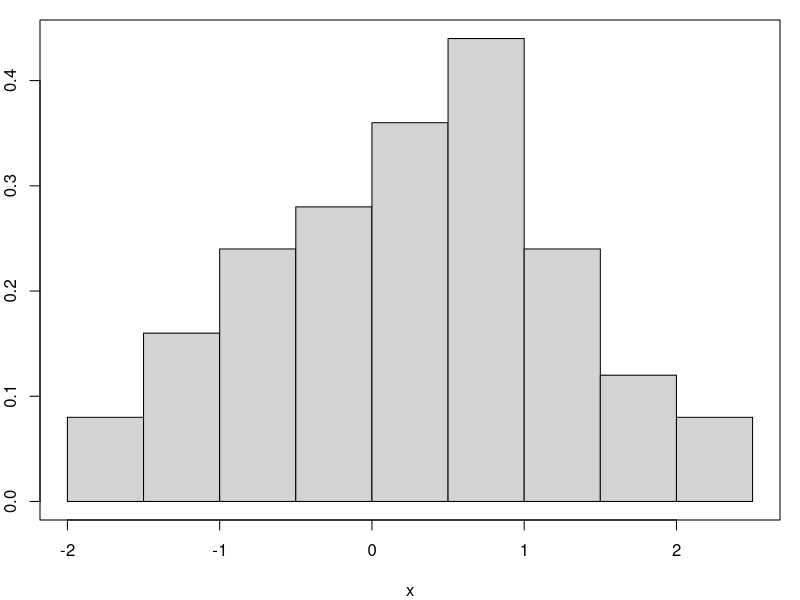
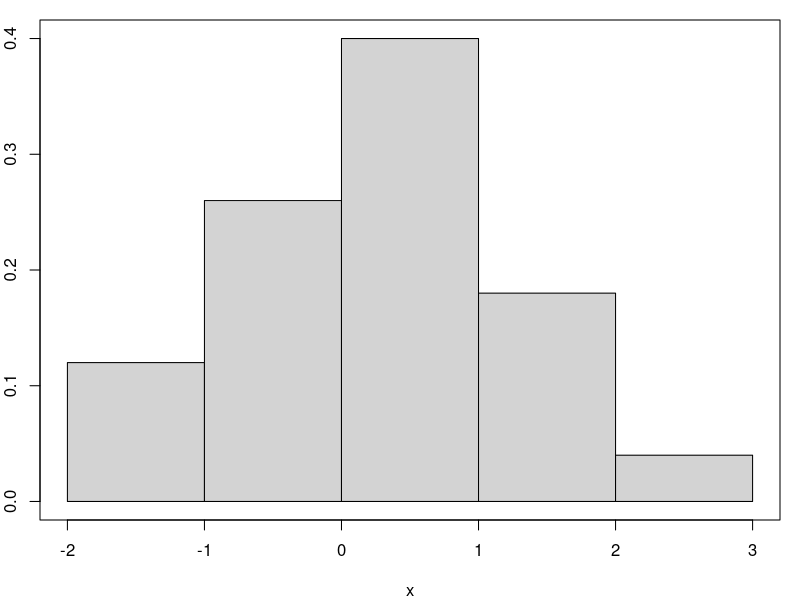
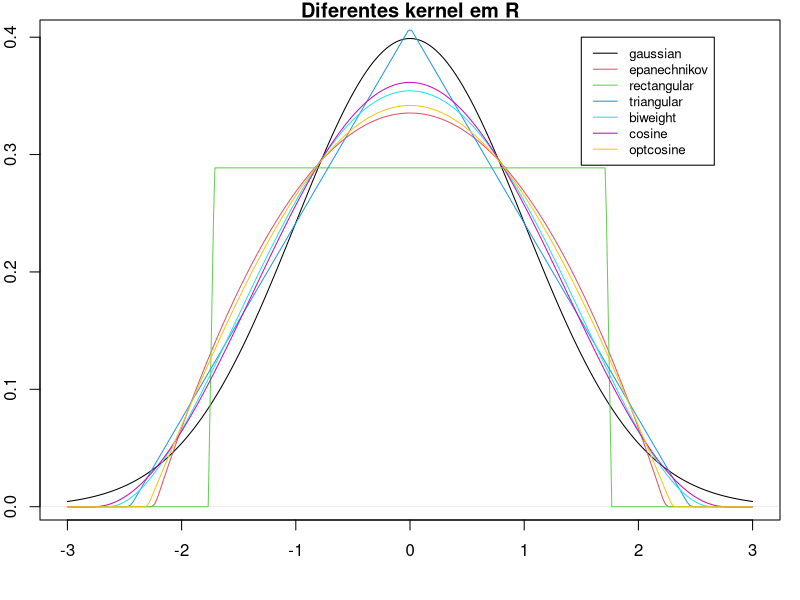
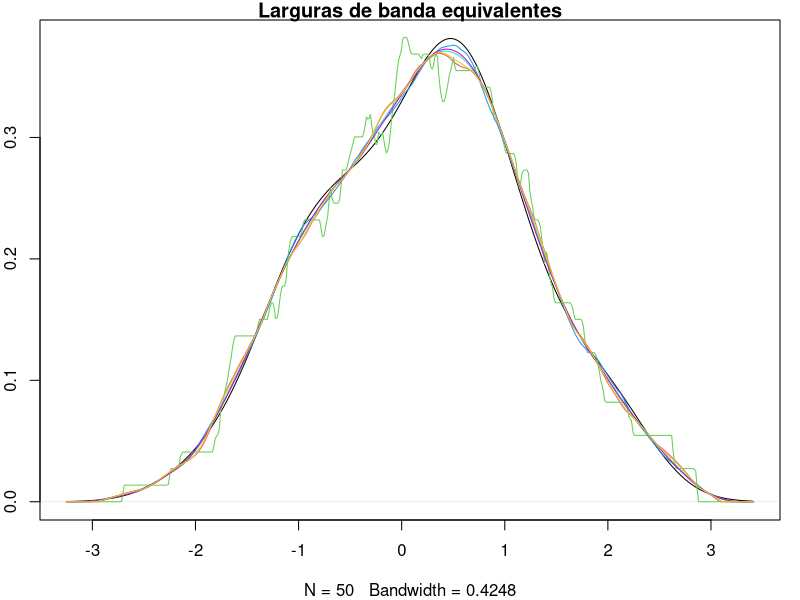
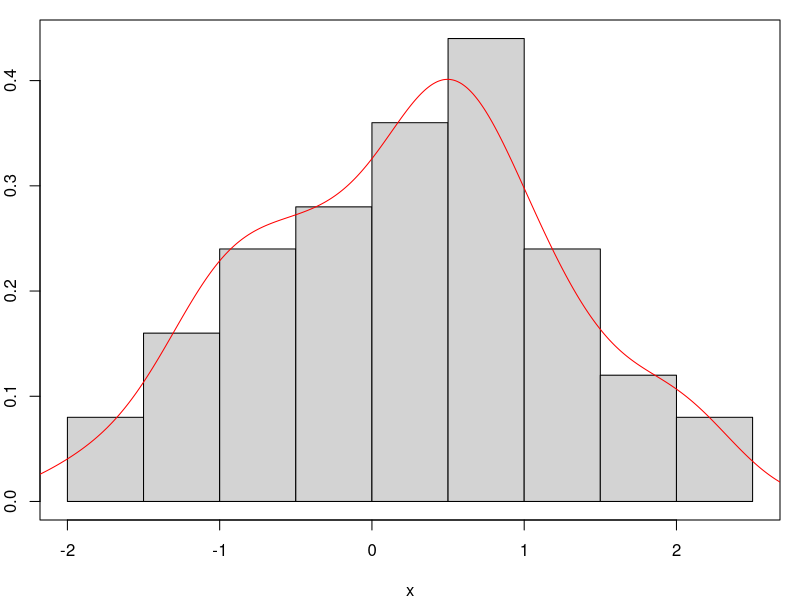
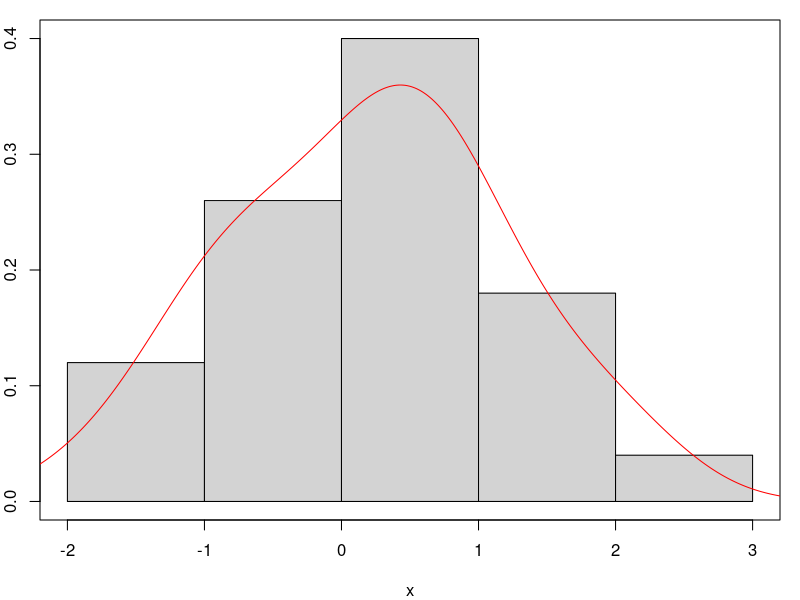

Here is the R script that generated these plots, in order:
## ---- chunk 1
set.seed(1340)
x = rnorm(50)
par(mar=c(4,2,1,1))
hist(x, main = NULL, freq = FALSE, breaks = "Sturges")
box()
par(mar=c(4,2,1,1))
hist(x, main = NULL, freq = FALSE, breaks = "Scott")
box()
## ---- chunk 2
kernels = eval(formals(density.default)$kernel)
plot (density(0, bw = 1), xlab = "", main = "Diferentes kernel em R")
for(i in 2:length(kernels)) lines(density(0, bw = 1, kernel =  kernels[i]), col = i)
legend(1.5,.4, legend = kernels, col = seq(kernels), lty = 1, cex = .8, y.intersp = 1)
h.f = sapply(kernels, function(k) density(kernel = k, give.Rkern = TRUE))
h.f = (h.f["gaussian"] / h.f)^ .2
h.f

bw = bw.SJ(x) ## escolha automática
plot(density(x, bw = bw), main = "Larguras de banda equivalentes")
for(i in 2:length(kernels)) lines(density(x, bw = bw, adjust = h.f[i], 
                                                           kernel = kernels[i]), col = i)
legend(55, 0.035, legend = kernels, col = seq(kernels), lty = 1)
## ---- chunk 3
set.seed(1340)
x = rnorm(50)
par(mar=c(4,2,1,1))
hist(x, main = NULL, freq = FALSE, breaks = "Sturges")
box()
lines(density(x, bw = "nrd0"), col = "red")
par(mar=c(4,2,1,1))
hist(x, main = NULL, freq = FALSE, breaks = "Scott")
box()
lines(density(x, bw = "bcv"), col = "red")
